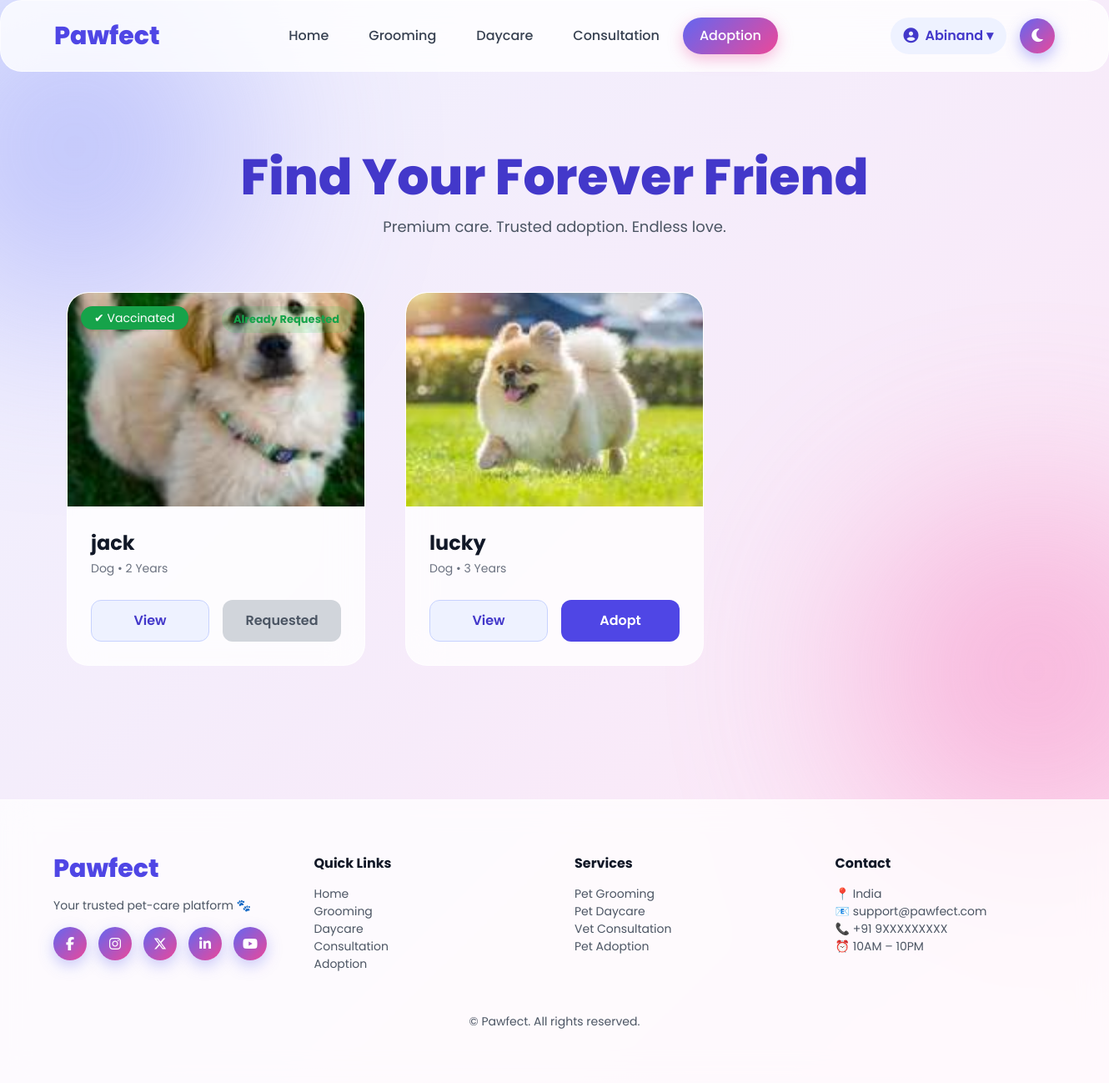
/adoption/adoptionlist/ (signed in), run on the app's committed database.
### petapp/models.py (models this page shows, shortened)
class Pet(models.Model):
    STATUS_CHOICES = [
        ("available", "Available"),
        ("adopted", "Adopted"),
        ("hidden", "Hidden"),
    ]
    name = models.CharField(max_length=100)
    pet_type = models.CharField(max_length=100)
    age = models.PositiveIntegerField()
    description = models.TextField()
    image = models.ImageField(upload_to='pet_images/', blank=True, null=True)
    vaccinated = models.BooleanField(default=True)
    status = models.CharField(
        max_length=20,
        choices=STATUS_CHOICES,
        default="available"
    )

### petapp/views.py (the view)
# urls.py: path("adoption/adoptionlist/", views.adoptionlist, name="adoptionlist"),
def adoptionlist(request):
    pets = Pet.objects.all()
    requested_pets = []
    user_id = request.session.get("user_id")
    if user_id:
        try:
            user = user_registration.objects.get(id=user_id)
            requested_pets = AdoptionRequest.objects.filter(user=user).values_list("pet_id", flat=True)
        except user_registration.DoesNotExist:
            pass
    return render(request, "user/adoptionlist.html", {
        "pets": pets,
        "requested_pets": requested_pets
    })

### templates/user/adoptionlist.html (shortened to what this page needs)
{% extends "user/base.html" %}
{% load static %}
{% block content %}
<div class="blob one"></div>
<div class="blob two"></div>
<div class="text-center mt-24 mb-16">
  <h1 class="text-6xl font-extrabold text-indigo-700">
    Find Your Forever Friend
  </h1>
  <p class="text-gray-600 text-lg mt-4">
    Premium care. Trusted adoption. Endless love.
  </p>
</div>
<div class="grid sm:grid-cols-2 lg:grid-cols-3 gap-12 px-6 md:px-20 pb-24">
{% for pet in pets %}
<div class="glass pet-card overflow-hidden relative">
  {% if pet.vaccinated %}
  <span class="absolute top-4 left-4 bg-green-600 text-white px-4 py-1 rounded-full text-sm shadow">
    ✔ Vaccinated
  </span>
  {% endif %}
  {% if pet.id in requested_pets %}
  <span class="requested-badge">Already Requested</span>
  {% endif %}
  <div class="overflow-hidden rounded-t-3xl">
    <img src="{{ pet.image.url }}" class="w-full h-64 object-cover">
  </div>
  <div class="p-7">
    <h3 class="text-2xl font-bold">{{ pet.name }}</h3>
    <p class="text-gray-500 text-sm mt-1">
      {{ pet.pet_type }} • {{ pet.age }} Years
    </p>
    <div class="flex gap-4 mt-7">
      <a href="{% url 'petapp:petDetails' pet.id %}"
         class="w-1/2 py-3 text-center bg-indigo-50 border border-indigo-200 text-indigo-700 rounded-xl font-semibold">
        View
      </a>
      {% if pet.id in requested_pets %}
      <button disabled
        class="w-1/2 py-3 text-center bg-gray-300 text-gray-600 rounded-xl font-semibold cursor-not-allowed">
        Requested
      </button>
      {% else %}
      <button
        onclick="openAdoptModal('{{ pet.id }}')"
        class="adopt-btn w-1/2 py-3 text-center bg-indigo-600 hover:bg-indigo-700 text-white rounded-xl font-semibold">
        Adopt
      </button>
      {% endif %}
    </div>
  </div>
</div>
{% empty %}
<p class="text-center col-span-3 text-gray-500 text-lg">
  No pets available for adoption right now 🐾
</p>
{% endfor %}
</div>
{% endblock %}

### templates/user/base.html (style rules this page uses)
html { background-color: #020617; }
body { background-color: inherit; }
* { margin:0;padding:0;box-sizing:border-box }
html, body { width:100%; min-height:100%; }
body { font-family:"Poppins",sans-serif; background:linear-gradient(180deg,#f7f8ff,#fff6fb); color:#111827; transition: background .6s ease, color .6s ease; }
.glass { background:rgba(255,255,255,.75); backdrop-filter:blur(14px); border-bottom:1px solid rgba(255,255,255,.4); }

### templates/user/adoptionlist.html (style rules this page uses)
* { margin:0;padding:0;box-sizing:border-box }
body { background:linear-gradient(135deg,#eef1ff,#ffe6f5); overflow-x:hidden; }
.blob { position:fixed; width:420px;height:420px; border-radius:50%; filter:blur(120px); opacity:.45; z-index:-1; }
.blob.one { background:#818cf8;top:-120px;left:-120px }
.blob.two { background:#f472b6;bottom:-120px;right:-120px }
.glass { background:rgba(255,255,255,.8); backdrop-filter:blur(20px); border-radius:26px; border:1px solid rgba(255,255,255,.6); }
.adopt-btn { animation:pulseGlow 2s infinite; position:relative; }
.requested-badge { position:absolute; top:16px; right:16px; background:rgba(34,197,94,.15); color:#16a34a; padding:6px 14px; border-radius:999px; font-size:13px; font-weight:700; }

### data on the page
Pet: vaccinated "✔ Vaccinated", shows "Already Requested", image (picture), name "jack", pet_type "Dog", age "2"
Pet: image (picture), name "lucky", pet_type "Dog", age "3"

### other printed values
{{ request.session.username }} "Abinand"
